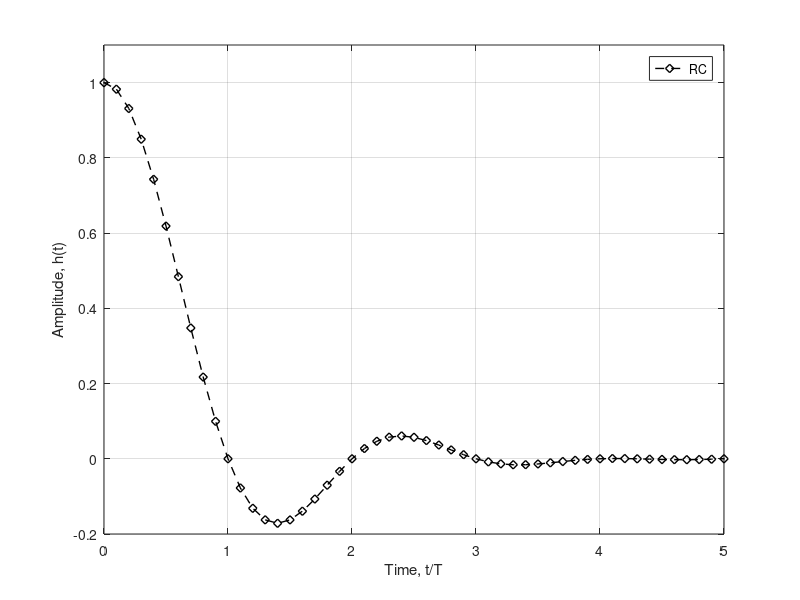
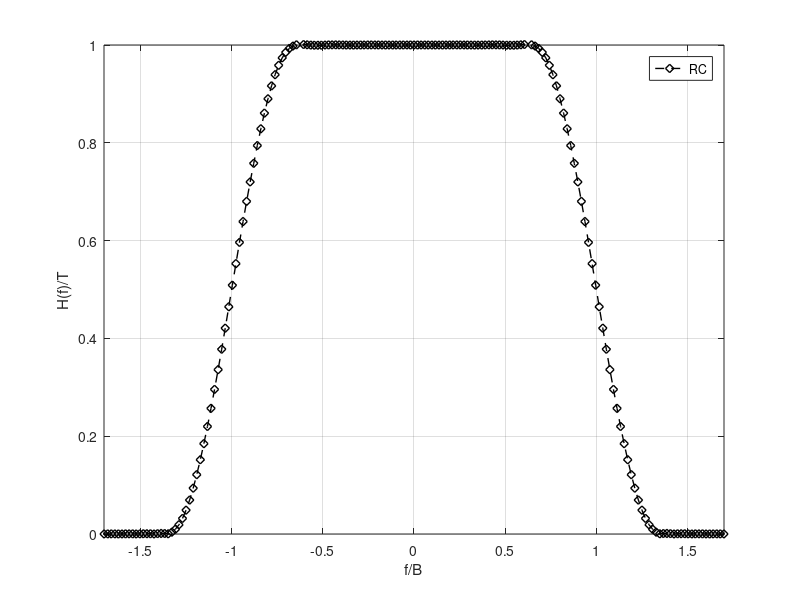
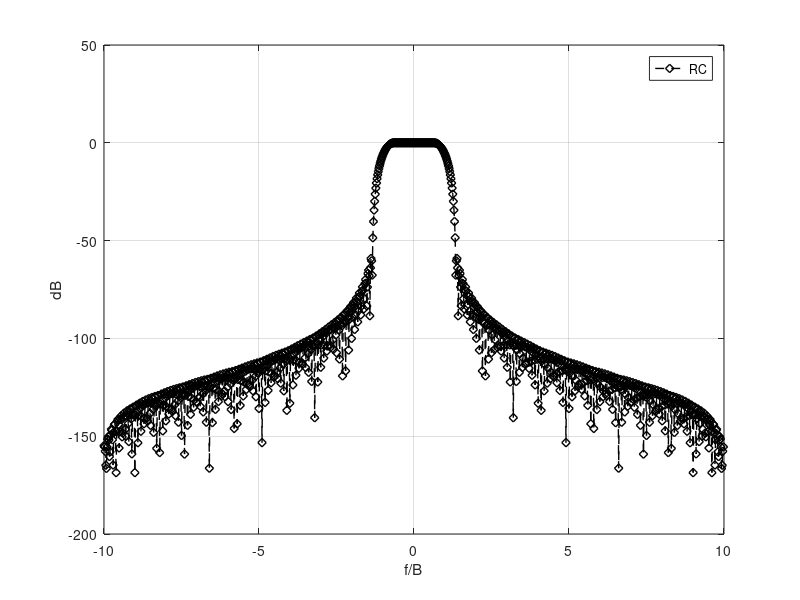

Here is the MATLAB script that generated these plots, in order:
%%%%%%%%%%%%%%%%%%%%%%%%%%%%%%%%%%%%%%%%%%%%%
% Script for plotting the time domain and frequency domain representation
% of raised cosine filters for various values of alpha
%%%%%%%%%%%%%%%%%%%%%%%%%%%%%%%%%%%%%%%%%%%%%%
clear all
fs =10;
NFFT=1024;
FPulse=[-NFFT/2:NFFT/2-1]/NFFT;
alpha = 0.35;
%--------------------------------------------------------------------------
%--------------------------------------------------------------------------
%defining the RC filter
sincNum = sin(pi*[-fs:1/fs:fs]); % numerator of the sinc function
sincDen = (pi*[-fs:1/fs:fs]); % denominator of the sinc function
sincDenZero = find(abs(sincDen) < 10^-10);
sincOp = sincNum./sincDen;
sincOp(sincDenZero) = 1; % sin(pix/(pix) =1 for x =0

cosNum = cos(alpha*pi*[-fs:1/fs:fs]);
cosDen = (1-(2*alpha*[-fs:1/fs:fs]).^2);
cosDenZero = find(abs(cosDen)<10^-10);
cosOp = cosNum./cosDen;
cosOp(cosDenZero) = pi/4;

RC_Filter = sincOp.*cosOp;
RC_Filter_Spectrum = (abs((fft(RC_Filter,NFFT))/fs));
RC_Filter_Spectrum_dB = 20*log10((fft(RC_Filter,NFFT))/fs);
%--------------------------------------------------------------------------
%--------------------------------------------------------------------------
%--------------------------------------------------------------------------
%--------------------------------------------------------------------------
%Respuesta al Impulso
close all
figure(1)
plot([-fs:1/fs:fs],[RC_Filter],'--kd','LineWidth',1)
hold on


legend('RC');
axis([0 5 -.2 1.1])
hold all

grid on
xlabel('Time, t/T')
ylabel('Amplitude, h(t)')
%--------------------------------------------------------------------------
%--------------------------------------------------------------------------
%Respuesta en Frecuencia
figure(2)
plot(FPulse*2*fs, fftshift(RC_Filter_Spectrum),'--kd','LineWidth',1);
hold on


legend('RC');
axis([-1.7 1.7 0 1])

grid on
xlabel('f/B')
ylabel('H(f)/T')
%--------------------------------------------------------------------------
%--------------------------------------------------------------------------
%Spectral Magnitude
figure(3)
plot(FPulse*2*fs, fftshift(RC_Filter_Spectrum_dB),'--kd','LineWidth',1);
hold on


legend('RC');
grid on
xlabel('f/B')
ylabel('dB')
%--------------------------------------------------------------------------
%-------------------------------------------------------------------------


